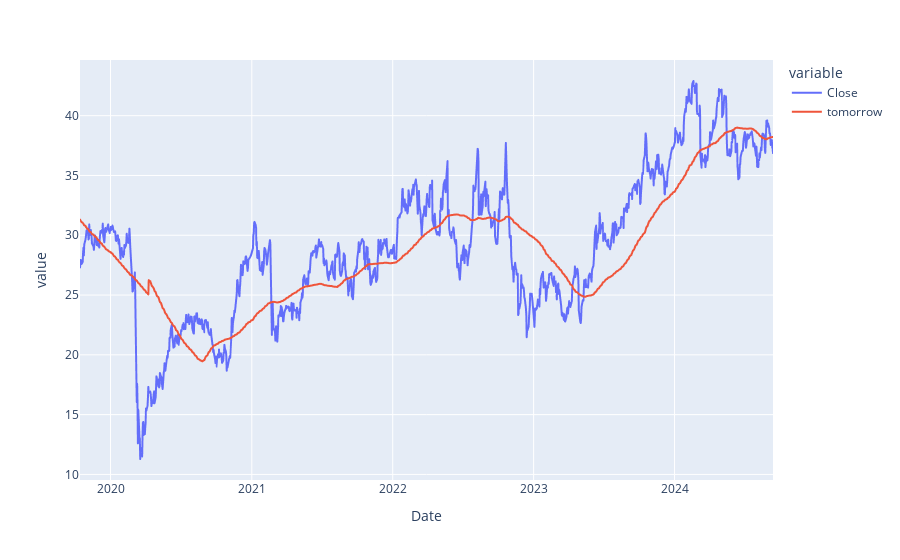

Notebook code cell kept with this figure:
### Code cell
fig = px.line(dados, y=['Close', 'tomorrow'])
fig.show()

### Figure 1 — Plotly figure (JSON) as saved in the notebook; plotly's stock layout.template omitted (floating-point values rounded to 4 significant figures; data arrays with more than 128 entries replaced by an {"elided": "..."} marker saying what was removed)
{"data": [{"hovertemplate": "variable=Close<br>Date=%{x}<br>value=%{y}<extra></extra>", "legendgroup": "Close", "line": {"color": "#636efa", "dash": "solid"}, "marker": {"symbol": "circle"}, "mode": "lines", "name": "Close", "showlegend": true, "type": "scattergl", "x": {"elided": "1223 str values"}, "xaxis": "x", "y": {"elided": "1223 float values"}, "yaxis": "y"}, {"hovertemplate": "variable=tomorrow<br>Date=%{x}<br>value=%{y}<extra></extra>", "legendgroup": "tomorrow", "line": {"color": "#EF553B", "dash": "solid"}, "marker": {"symbol": "circle"}, "mode": "lines", "name": "tomorrow", "showlegend": true, "type": "scattergl", "x": {"elided": "1223 str values"}, "xaxis": "x", "y": {"elided": "1223 float values"}, "yaxis": "y"}], "layout": {"legend": {"title": {"text": "variable"}, "tracegroupgap": 0}, "margin": {"t": 60}, "xaxis": {"anchor": "y", "domain": [0, 1], "title": {"text": "Date"}}, "yaxis": {"anchor": "x", "domain": [0, 1], "title": {"text": "value"}}}}
